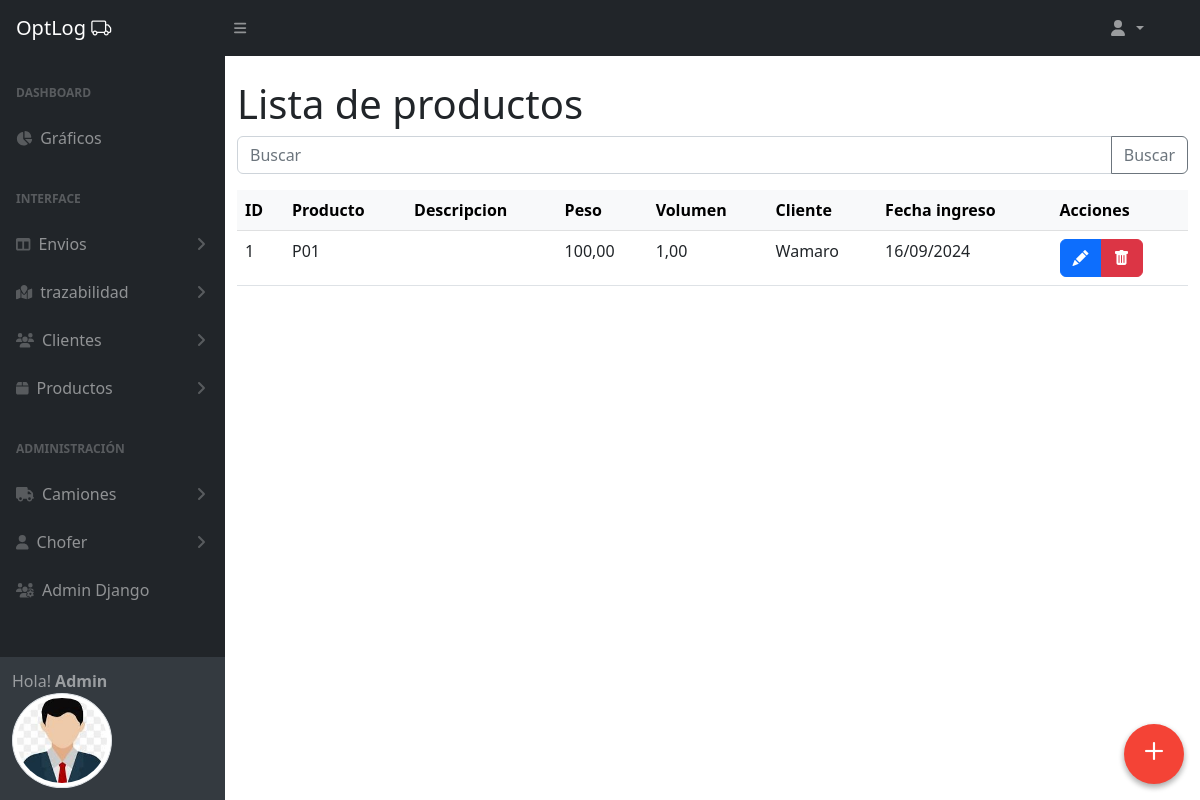
Page /productos/ (signed in) on the earlier database version.
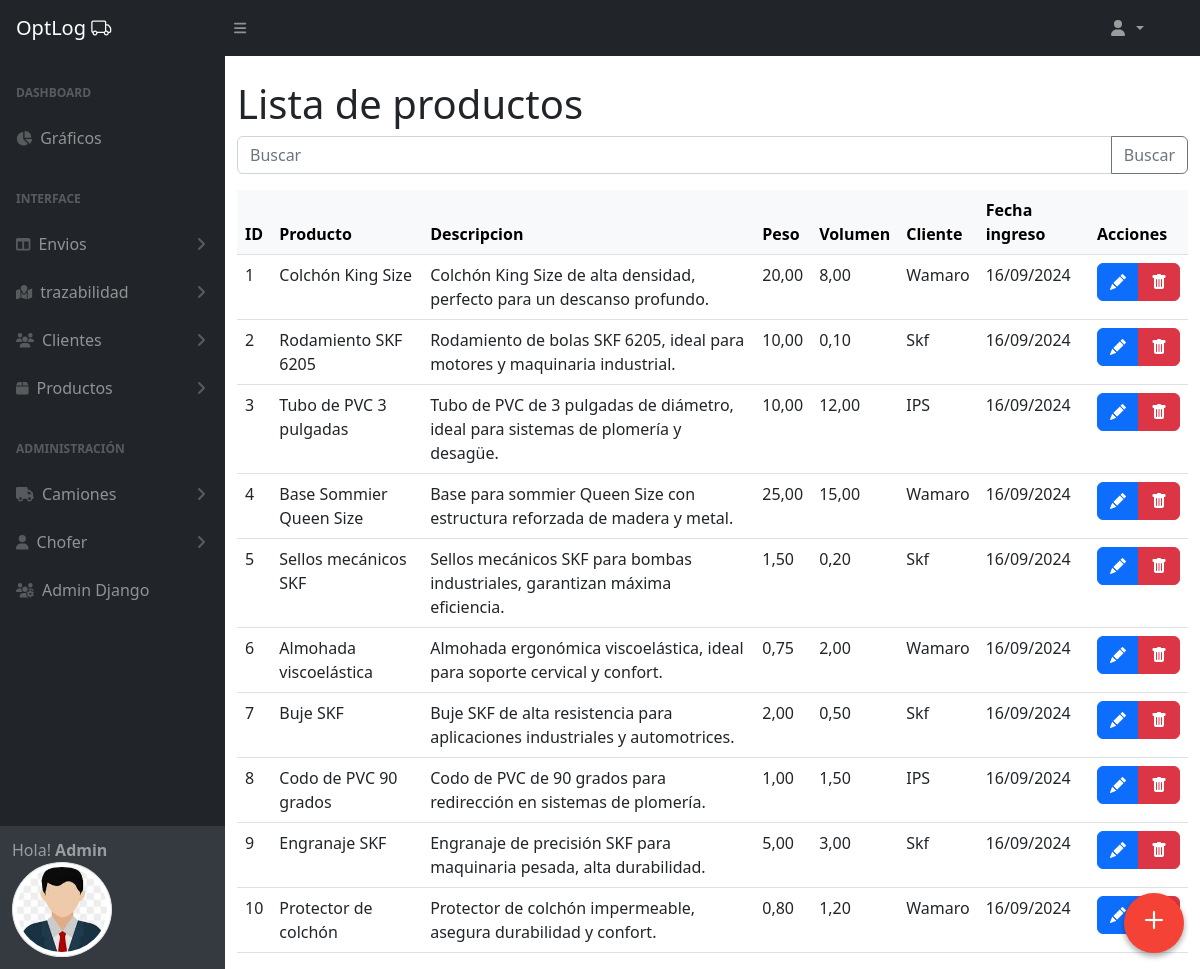
Same page on the later database version.
### productos/models.py (models this page shows, shortened)
class Producto(models.Model):
    cliente = models.ForeignKey(Cliente, on_delete=models.CASCADE, related_name='productos')
    nombre = models.CharField(max_length=255)
    descripcion = models.TextField(blank=True, null=True)
    peso = models.DecimalField(max_digits=6, decimal_places=2)
    volumen = models.DecimalField(max_digits=6, decimal_places=2)
    bultos = models.PositiveIntegerField(default=1)
    fecha_ingreso = models.DateTimeField(auto_now_add=True)
    class Meta:
        verbose_name = 'Producto'
        verbose_name_plural = 'Productos'

### clientes/models.py (models this page shows)
class Cliente(models.Model):
    nombre = models.CharField(max_length=255)
    direccion = models.CharField(max_length=255)
    telefono = models.CharField(max_length=20)
    email = models.EmailField(null=True, blank=True)
    localidad = models.ForeignKey('miscelaneas.Localidad', on_delete=models.SET_NULL, null=True)
    def __str__(self):
        return self.nombre
    class Meta:
        verbose_name = 'Cliente'
        verbose_name_plural = 'Clientes'

### productos/views.py (the view)
# urls.py: path('', ProductoListView.as_view(), name='productos_list'),
class ProductoListView(ListView):
    model = Producto
    template_name = 'productos/productos_list.html'
    context_object_name = 'object_list'
    def get_queryset(self):
        query = self.request.GET.get('q')
        queryset = super().get_queryset()
        if query:
            queryset = queryset.filter(
                Q(nombre__icontains=query) |
                Q(cliente__nombre__icontains=query)
            )
        return queryset

### productos/templates/productos/productos_list.html (shortened to what this page needs)
{% extends 'core/base_admin.html' %}
{% block main %}
        <div class="container mt-4">
            <h1 class="mt-4">Lista de productos</h1>
            <form action="{% url 'productos:productos_list' %}" method="get">
              <div class="input-group mb-3">
               <input type="text" class="form-control" placeholder="Buscar"  name="q">
               <button class="btn btn-outline-secondary" type="submit" id="button-addon2">Buscar</button>
             </div>
            </form>
         <table class="table table-hover">
            <thead class="table-light">
                <tr>
                    <th>ID</th>
                    <th>Producto </th>
                    <th>Descripcion </th>
                    <th>Peso </th>
                    <th>Volumen </th>
                    <th>Cliente </th>
                    <th>Fecha ingreso </th>
                    <th>Acciones </th>
                </tr>
            </thead>
            <tbody>
                {% for object in object_list %}
                <tr>
                    <td>{{object.id}}</td>
                    <td>{{object.nombre | capfirst}}</td>
                    <td>{{object.descripcion }}</td>
                    <td>{{object.peso }}</td>
                    <td>{{object.volumen }}</td>
                    <td>{{object.cliente | capfirst}}</td>
                    <td>{{object.fecha_ingreso | date:"d/m/Y" }}</td>
                    <td>
                        <div class="btn-group" role="group" aria-label="Basic example">
                            <a href="{% url 'productos:producto_edit' object.id %}" type="button" class="btn btn-primary"><i class="bi-pencil-fill"></i></a>
                            <button type="button" class="btn btn-danger" data-bs-toggle="modal" data-bs-target="#deleteModal" data-delete-url="{% url 'productos:producto_delete' object.id %}" data-delete-name="{{ object.nombre }}">
                              <i class="bi-trash-fill"></i>
                            </button>
                          </div>
                    </td>
                </tr>
                {% empty %}
                <p>No hay registros</p>
                {% endfor %}
            </tbody>
        </table>
    </div>
    <a href="{% url 'productos:producto_create' %} ">
      <div class="to-top">
        <i class="bi-plus"></i>
      </div>
    </a>
    {% endblock main %}

Differences in the rows shown:
changed Producto id 1: nombre "P01" → "Colchón King Size"; descripcion (not shown) → "Colchón King Size de alta densidad, perfecto para un descanso profundo."; peso "100,00" → "20,00"; volumen "1,00" → "8,00"
added Producto: id "2", nombre "Rodamiento SKF 6205", descripcion "Rodamiento de bolas SKF 6205, ideal para motores y maquinaria industrial.", peso "10,00", volumen "0,10", cliente "Skf", fecha_ingreso "16/09/2024"
added Producto: id "3", nombre "Tubo de PVC 3 pulgadas", descripcion "Tubo de PVC de 3 pulgadas de diámetro, ideal para sistemas de plomería y desagüe.", peso "10,00", volumen "12,00", cliente "IPS", fecha_ingreso "16/09/2024"
added Producto: id "4", nombre "Base Sommier Queen Size", descripcion "Base para sommier Queen Size con estructura reforzada de madera y metal.", peso "25,00", volumen "15,00", cliente "Wamaro", fecha_ingreso "16/09/2024"
added Producto: id "5", nombre "Sellos mecánicos SKF", descripcion "Sellos mecánicos SKF para bombas industriales, garantizan máxima eficiencia.", peso "1,50", volumen "0,20", cliente "Skf", fecha_ingreso "16/09/2024"
added Producto: id "6", nombre "Almohada viscoelástica", descripcion "Almohada ergonómica viscoelástica, ideal para soporte cervical y confort.", peso "0,75", volumen "2,00", cliente "Wamaro", fecha_ingreso "16/09/2024"
added Producto: id "7", nombre "Buje SKF", descripcion "Buje SKF de alta resistencia para aplicaciones industriales y automotrices.", peso "2,00", volumen "0,50", cliente "Skf", fecha_ingreso "16/09/2024"
added Producto: id "8", nombre "Codo de PVC 90 grados", descripcion "Codo de PVC de 90 grados para redirección en sistemas de plomería.", peso "1,00", volumen "1,50", cliente "IPS", fecha_ingreso "16/09/2024"
added Producto: id "9", nombre "Engranaje SKF", descripcion "Engranaje de precisión SKF para maquinaria pesada, alta durabilidad.", peso "5,00", volumen "3,00", cliente "Skf", fecha_ingreso "16/09/2024"
added Producto: id "10", nombre "Protector de colchón", descripcion "Protector de colchón impermeable, asegura durabilidad y confort.", peso "0,80", volumen "1,20", cliente "Wamaro", fecha_ingreso "16/09/2024"
